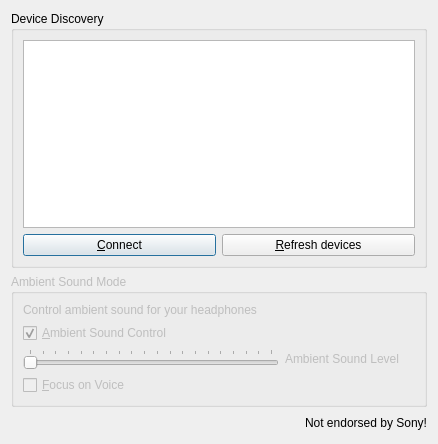
<?xml version="1.0" encoding="UTF-8"?>
<ui version="4.0">
 <class>Dialog</class>
 <widget class="QDialog" name="Dialog">
  <property name="geometry">
   <rect>
    <x>0</x>
    <y>0</y>
    <width>438</width>
    <height>444</height>
   </rect>
  </property>
  <property name="minimumSize">
   <size>
    <width>280</width>
    <height>345</height>
   </size>
  </property>
  <property name="windowTitle">
   <string>Sony Headphones App</string>
  </property>
  <property name="windowIcon">
   <iconset theme="headphones"/>
  </property>
  <layout class="QGridLayout" name="gridLayout">
   <item row="0" column="0">
    <layout class="QVBoxLayout" name="verticalLayout">
     <item>
      <widget class="QGroupBox" name="deviceDiscoveryGroupBox">
       <property name="maximumSize">
        <size>
         <width>16777215</width>
         <height>16777215</height>
        </size>
       </property>
       <property name="title">
        <string>Device Discovery</string>
       </property>
       <layout class="QGridLayout" name="gridLayout_2">
        <item row="0" column="0">
         <layout class="QVBoxLayout" name="verticalLayout_2">
          <item>
           <widget class="QListWidget" name="deviceListWidget">
            <property name="minimumSize">
             <size>
              <width>0</width>
              <height>0</height>
             </size>
            </property>
            <property name="maximumSize">
             <size>
              <width>16777215</width>
              <height>16777215</height>
             </size>
            </property>
           </widget>
          </item>
          <item>
           <layout class="QHBoxLayout" name="horizontalLayout_5">
            <item>
             <widget class="QPushButton" name="connectButton">
              <property name="text">
               <string>&amp;Connect</string>
              </property>
             </widget>
            </item>
            <item>
             <widget class="QPushButton" name="refreshButton">
              <property name="text">
               <string>&amp;Refresh devices</string>
              </property>
             </widget>
            </item>
           </layout>
          </item>
         </layout>
        </item>
       </layout>
      </widget>
     </item>
     <item>
      <widget class="QGroupBox" name="ambientSoundModeGroupBox">
       <property name="enabled">
        <bool>false</bool>
       </property>
       <property name="layoutDirection">
        <enum>Qt::LeftToRight</enum>
       </property>
       <property name="title">
        <string>Ambient Sound Mode</string>
       </property>
       <layout class="QGridLayout" name="gridLayout_3">
        <item row="0" column="0">
         <layout class="QVBoxLayout" name="verticalLayout_3">
          <item>
           <widget class="QLabel" name="label">
            <property name="text">
             <string>Control ambient sound for your headphones</string>
            </property>
           </widget>
          </item>
          <item>
           <widget class="QCheckBox" name="ambientSoundControlCheckBox">
            <property name="minimumSize">
             <size>
              <width>0</width>
              <height>20</height>
             </size>
            </property>
            <property name="maximumSize">
             <size>
              <width>16777215</width>
              <height>16777215</height>
             </size>
            </property>
            <property name="text">
             <string>&amp;Ambient Sound Control</string>
            </property>
            <property name="checkable">
             <bool>true</bool>
            </property>
            <property name="checked">
             <bool>true</bool>
            </property>
           </widget>
          </item>
          <item>
           <layout class="QHBoxLayout" name="horizontalLayout_6">
            <property name="sizeConstraint">
             <enum>QLayout::SetFixedSize</enum>
            </property>
            <item>
             <widget class="QSlider" name="ambientSoundSlider">
              <property name="maximumSize">
               <size>
                <width>16777215</width>
                <height>20</height>
               </size>
              </property>
              <property name="maximum">
               <number>19</number>
              </property>
              <property name="orientation">
               <enum>Qt::Horizontal</enum>
              </property>
              <property name="tickPosition">
               <enum>QSlider::TicksAbove</enum>
              </property>
             </widget>
            </item>
            <item>
             <widget class="QLabel" name="label_2">
              <property name="minimumSize">
               <size>
                <width>130</width>
                <height>17</height>
               </size>
              </property>
              <property name="maximumSize">
               <size>
                <width>16777215</width>
                <height>16777215</height>
               </size>
              </property>
              <property name="text">
               <string>Ambient Sound Level</string>
              </property>
             </widget>
            </item>
           </layout>
          </item>
          <item>
           <widget class="QCheckBox" name="focusOnVoiceCheckBox">
            <property name="enabled">
             <bool>false</bool>
            </property>
            <property name="maximumSize">
             <size>
              <width>16777215</width>
              <height>16777215</height>
             </size>
            </property>
            <property name="text">
             <string>&amp;Focus on Voice</string>
            </property>
            <property name="checkable">
             <bool>true</bool>
            </property>
           </widget>
          </item>
         </layout>
        </item>
       </layout>
      </widget>
     </item>
     <item>
      <layout class="QHBoxLayout" name="horizontalLayout_7">
       <item>
        <widget class="QLabel" name="statusLabel">
         <property name="minimumSize">
          <size>
           <width>0</width>
           <height>20</height>
          </size>
         </property>
         <property name="text">
          <string/>
         </property>
        </widget>
       </item>
       <item>
        <widget class="QLabel" name="notEndorsedLabel">
         <property name="minimumSize">
          <size>
           <width>0</width>
           <height>20</height>
          </size>
         </property>
         <property name="maximumSize">
          <size>
           <width>16777215</width>
           <height>16777215</height>
          </size>
         </property>
         <property name="text">
          <string>Not endorsed by Sony!</string>
         </property>
         <property name="alignment">
          <set>Qt::AlignRight|Qt::AlignTrailing|Qt::AlignVCenter</set>
         </property>
        </widget>
       </item>
      </layout>
     </item>
    </layout>
   </item>
  </layout>
 </widget>
 <resources/>
 <connections/>
</ui>
